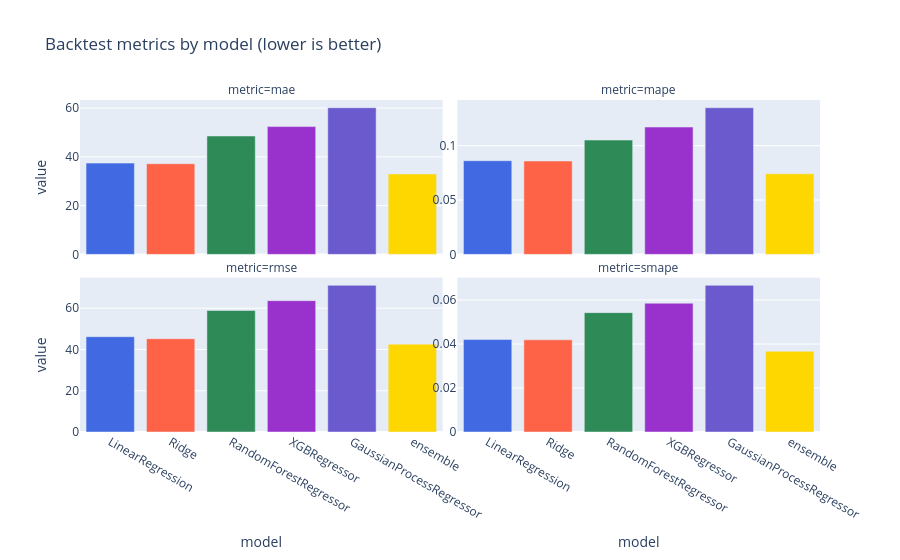

Notebook code cell kept with this figure:
### Code cell
metrics_long = overall_metrics.unpivot(
    index="metric", variable_name="model", value_name="value"
)

fig = px.bar(
    metrics_long, x="model", y="value", facet_col="metric",
    facet_col_wrap=2, color="model",
    color_discrete_sequence=COLORS + ["slateblue", "gold"],
    title="Backtest metrics by model (lower is better)",
)
fig.update_yaxes(matches=None, showticklabels=True)
fig.update_layout(showlegend=False)
fig.show()

### Figure 1 — Plotly figure (JSON) as saved in the notebook; plotly's stock layout.template omitted (floating-point values rounded to 4 significant figures)
{"data": [{"hovertemplate": "model=%{x}<br>metric=mae<br>value=%{y}<extra></extra>", "legendgroup": "LinearRegression", "marker": {"color": "royalblue", "pattern": {"shape": ""}}, "name": "LinearRegression", "orientation": "v", "showlegend": true, "textposition": "auto", "type": "bar", "x": ["LinearRegression"], "xaxis": "x3", "y": [37.43], "yaxis": "y3"}, {"hovertemplate": "model=%{x}<br>metric=mape<br>value=%{y}<extra></extra>", "legendgroup": "LinearRegression", "marker": {"color": "royalblue", "pattern": {"shape": ""}}, "name": "LinearRegression", "orientation": "v", "showlegend": false, "textposition": "auto", "type": "bar", "x": ["LinearRegression"], "xaxis": "x4", "y": [0.08618], "yaxis": "y4"}, {"hovertemplate": "model=%{x}<br>metric=rmse<br>value=%{y}<extra></extra>", "legendgroup": "LinearRegression", "marker": {"color": "royalblue", "pattern": {"shape": ""}}, "name": "LinearRegression", "orientation": "v", "showlegend": false, "textposition": "auto", "type": "bar", "x": ["LinearRegression"], "xaxis": "x", "y": [46.19], "yaxis": "y"}, {"hovertemplate": "model=%{x}<br>metric=smape<br>value=%{y}<extra></extra>", "legendgroup": "LinearRegression", "marker": {"color": "royalblue", "pattern": {"shape": ""}}, "name": "LinearRegression", "orientation": "v", "showlegend": false, "textposition": "auto", "type": "bar", "x": ["LinearRegression"], "xaxis": "x2", "y": [0.04203], "yaxis": "y2"}, {"hovertemplate": "model=%{x}<br>metric=mae<br>value=%{y}<extra></extra>", "legendgroup": "Ridge", "marker": {"color": "tomato", "pattern": {"shape": ""}}, "name": "Ridge", "orientation": "v", "showlegend": true, "textposition": "auto", "type": "bar", "x": ["Ridge"], "xaxis": "x3", "y": [37.19], "yaxis": "y3"}, {"hovertemplate": "model=%{x}<br>metric=mape<br>value=%{y}<extra></extra>", "legendgroup": "Ridge", "marker": {"color": "tomato", "pattern": {"shape": ""}}, "name": "Ridge", "orientation": "v", "showlegend": false, "textposition": "auto", "type": "bar", "x": ["Ridge"], "xaxis": "x4", "y": [0.08591], "yaxis": "y4"}, {"hovertemplate": "model=%{x}<br>metric=rmse<br>value=%{y}<extra></extra>", "legendgroup": "Ridge", "marker": {"color": "tomato", "pattern": {"shape": ""}}, "name": "Ridge", "orientation": "v", "showlegend": false, "textposition": "auto", "type": "bar", "x": ["Ridge"], "xaxis": "x", "y": [45.22], "yaxis": "y"}, {"hovertemplate": "model=%{x}<br>metric=smape<br>value=%{y}<extra></extra>", "legendgroup": "Ridge", "marker": {"color": "tomato", "pattern": {"shape": ""}}, "name": "Ridge", "orientation": "v", "showlegend": false, "textposition": "auto", "type": "bar", "x": ["Ridge"], "xaxis": "x2", "y": [0.04189], "yaxis": "y2"}, {"hovertemplate": "model=%{x}<br>metric=mae<br>value=%{y}<extra></extra>", "legendgroup": "RandomForestRegressor", "marker": {"color": "seagreen", "pattern": {"shape": ""}}, "name": "RandomForestRegressor", "orientation": "v", "showlegend": true, "textposition": "auto", "type": "bar", "x": ["RandomForestRegressor"], "xaxis": "x3", "y": [48.55], "yaxis": "y3"}, {"hovertemplate": "model=%{x}<br>metric=mape<br>value=%{y}<extra></extra>", "legendgroup": "RandomForestRegressor", "marker": {"color": "seagreen", "pattern": {"shape": ""}}, "name": "RandomForestRegressor", "orientation": "v", "showlegend": false, "textposition": "auto", "type": "bar", "x": ["RandomForestRegressor"], "xaxis": "x4", "y": [0.1052], "yaxis": "y4"}, {"hovertemplate": "model=%{x}<br>metric=rmse<br>value=%{y}<extra></extra>", "legendgroup": "RandomForestRegressor", "marker": {"color": "seagreen", "pattern": {"shape": ""}}, "name": "RandomForestRegressor", "orientation": "v", "showlegend": false, "textposition": "auto", "type": "bar", "x": ["RandomForestRegressor"], "xaxis": "x", "y": [58.91], "yaxis": "y"}, {"hovertemplate": "model=%{x}<br>metric=smape<br>value=%{y}<extra></extra>", "legendgroup": "RandomForestRegressor", "marker": {"color": "seagreen", "pattern": {"shape": ""}}, "name": "RandomForestRegressor", "orientation": "v", "showlegend": false, "textposition": "auto", "type": "bar", "x": ["RandomForestRegressor"], "xaxis": "x2", "y": [0.05426], "yaxis": "y2"}, {"hovertemplate": "model=%{x}<br>metric=mae<br>value=%{y}<extra></extra>", "legendgroup": "XGBRegressor", "marker": {"color": "darkorchid", "pattern": {"shape": ""}}, "name": "XGBRegressor", "orientation": "v", "showlegend": true, "textposition": "auto", "type": "bar", "x": ["XGBRegressor"], "xaxis": "x3", "y": [52.42], "yaxis": "y3"}, {"hovertemplate": "model=%{x}<br>metric=mape<br>value=%{y}<extra></extra>", "legendgroup": "XGBRegressor", "marker": {"color": "darkorchid", "pattern": {"shape": ""}}, "name": "XGBRegressor", "orientation": "v", "showlegend": false, "textposition": "auto", "type": "bar", "x": ["XGBRegressor"], "xaxis": "x4", "y": [0.1172], "yaxis": "y4"}, {"hovertemplate": "model=%{x}<br>metric=rmse<br>value=%{y}<extra></extra>", "legendgroup": "XGBRegressor", "marker": {"color": "darkorchid", "pattern": {"shape": ""}}, "name": "XGBRegressor", "orientation": "v", "showlegend": false, "textposition": "auto", "type": "bar", "x": ["XGBRegressor"], "xaxis": "x", "y": [63.65], "yaxis": "y"}, {"hovertemplate": "model=%{x}<br>metric=smape<br>value=%{y}<extra></extra>", "legendgroup": "XGBRegressor", "marker": {"color": "darkorchid", "pattern": {"shape": ""}}, "name": "XGBRegressor", "orientation": "v", "showlegend": false, "textposition": "auto", "type": "bar", "x": ["XGBRegressor"], "xaxis": "x2", "y": [0.05855], "yaxis": "y2"}, {"hovertemplate": "model=%{x}<br>metric=mae<br>value=%{y}<extra></extra>", "legendgroup": "GaussianProcessRegressor", "marker": {"color": "slateblue", "pattern": {"shape": ""}}, "name": "GaussianProcessRegressor", "orientation": "v", "showlegend": true, "textposition": "auto", "type": "bar", "x": ["GaussianProcessRegressor"], "xaxis": "x3", "y": [60.15], "yaxis": "y3"}, {"hovertemplate": "model=%{x}<br>metric=mape<br>value=%{y}<extra></extra>", "legendgroup": "GaussianProcessRegressor", "marker": {"color": "slateblue", "pattern": {"shape": ""}}, "name": "GaussianProcessRegressor", "orientation": "v", "showlegend": false, "textposition": "auto", "type": "bar", "x": ["GaussianProcessRegressor"], "xaxis": "x4", "y": [0.1349], "yaxis": "y4"}, {"hovertemplate": "model=%{x}<br>metric=rmse<br>value=%{y}<extra></extra>", "legendgroup": "GaussianProcessRegressor", "marker": {"color": "slateblue", "pattern": {"shape": ""}}, "name": "GaussianProcessRegressor", "orientation": "v", "showlegend": false, "textposition": "auto", "type": "bar", "x": ["GaussianProcessRegressor"], "xaxis": "x", "y": [71.08], "yaxis": "y"}, {"hovertemplate": "model=%{x}<br>metric=smape<br>value=%{y}<extra></extra>", "legendgroup": "GaussianProcessRegressor", "marker": {"color": "slateblue", "pattern": {"shape": ""}}, "name": "GaussianProcessRegressor", "orientation": "v", "showlegend": false, "textposition": "auto", "type": "bar", "x": ["GaussianProcessRegressor"], "xaxis": "x2", "y": [0.06667], "yaxis": "y2"}, {"hovertemplate": "model=%{x}<br>metric=mae<br>value=%{y}<extra></extra>", "legendgroup": "ensemble", "marker": {"color": "gold", "pattern": {"shape": ""}}, "name": "ensemble", "orientation": "v", "showlegend": true, "textposition": "auto", "type": "bar", "x": ["ensemble"], "xaxis": "x3", "y": [32.98], "yaxis": "y3"}, {"hovertemplate": "model=%{x}<br>metric=mape<br>value=%{y}<extra></extra>", "legendgroup": "ensemble", "marker": {"color": "gold", "pattern": {"shape": ""}}, "name": "ensemble", "orientation": "v", "showlegend": false, "textposition": "auto", "type": "bar", "x": ["ensemble"], "xaxis": "x4", "y": [0.07413], "yaxis": "y4"}, {"hovertemplate": "model=%{x}<br>metric=rmse<br>value=%{y}<extra></extra>", "legendgroup": "ensemble", "marker": {"color": "gold", "pattern": {"shape": ""}}, "name": "ensemble", "orientation": "v", "showlegend": false, "textposition": "auto", "type": "bar", "x": ["ensemble"], "xaxis": "x", "y": [42.57], "yaxis": "y"}, {"hovertemplate": "model=%{x}<br>metric=smape<br>value=%{y}<extra></extra>", "legendgroup": "ensemble", "marker": {"color": "gold", "pattern": {"shape": ""}}, "name": "ensemble", "orientation": "v", "showlegend": false, "textposition": "auto", "type": "bar", "x": ["ensemble"], "xaxis": "x2", "y": [0.03671], "yaxis": "y2"}], "layout": {"annotations": [{"font": {}, "showarrow": false, "text": "metric=rmse", "x": 0.245, "xanchor": "center", "xref": "paper", "y": 0.465, "yanchor": "bottom", "yref": "paper"}, {"font": {}, "showarrow": false, "text": "metric=smape", "x": 0.755, "xanchor": "center", "xref": "paper", "y": 0.465, "yanchor": "bottom", "yref": "paper"}, {"font": {}, "showarrow": false, "text": "metric=mae", "x": 0.245, "xanchor": "center", "xref": "paper", "y": 1.0, "yanchor": "bottom", "yref": "paper"}, {"font": {}, "showarrow": false, "text": "metric=mape", "x": 0.755, "xanchor": "center", "xref": "paper", "y": 1.0, "yanchor": "bottom", "yref": "paper"}], "barmode": "relative", "legend": {"title": {"text": "model"}, "tracegroupgap": 0}, "showlegend": false, "title": {"text": "Backtest metrics by model (lower is better)"}, "xaxis": {"anchor": "y", "categoryarray": ["LinearRegression", "Ridge", "RandomForestRegressor", "XGBRegressor", "GaussianProcessRegressor", "ensemble"], "categoryorder": "array", "domain": [0, 0.49], "title": {"text": "model"}}, "xaxis2": {"anchor": "y2", "categoryarray": ["LinearRegression", "Ridge", "RandomForestRegressor", "XGBRegressor", "GaussianProcessRegressor", "ensemble"], "categoryorder": "array", "domain": [0.51, 1], "matches": "x", "title": {"text": "model"}}, "xaxis3": {"anchor": "y3", "domain": [0, 0.49], "matches": "x", "showticklabels": false}, "xaxis4": {"anchor": "y4", "domain": [0.51, 1], "matches": "x", "showticklabels": false}, "yaxis": {"anchor": "x", "domain": [0, 0.465], "showticklabels": true, "title": {"text": "value"}}, "yaxis2": {"anchor": "x2", "domain": [0, 0.465], "showticklabels": true}, "yaxis3": {"anchor": "x3", "domain": [0.535, 1.0], "showticklabels": true, "title": {"text": "value"}}, "yaxis4": {"anchor": "x4", "domain": [0.535, 1.0], "showticklabels": true}}}
